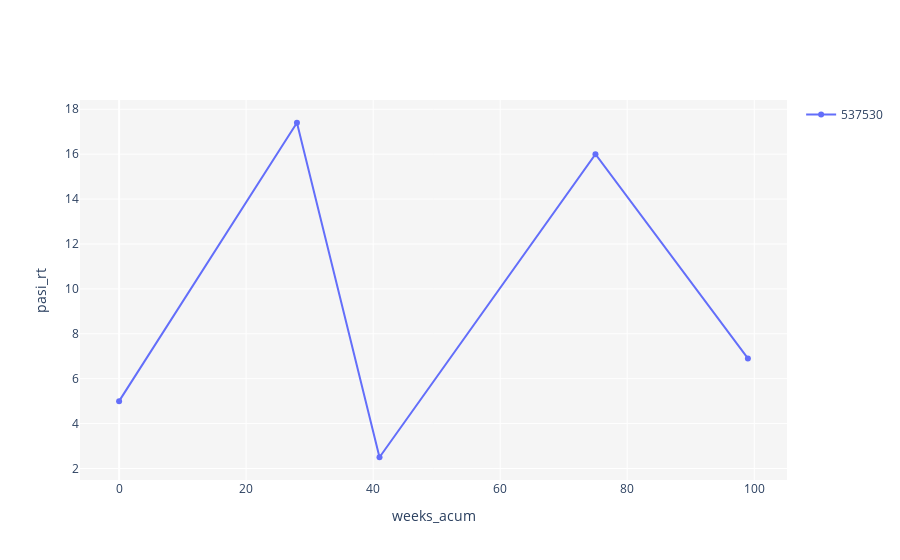

The cell this chart's notebook holds for it:
### Code cell
#Grafico PASI de un paciente
plot_indicator('pasi_rt','537530','weeks')

### Figure 1 — Plotly figure (JSON) as saved in the notebook; plotly's stock layout.template omitted (floating-point values rounded to 4 significant figures)
{"data": [{"mode": "lines+markers", "name": "537530", "type": "scatter", "x": [0, 28, 41, 75, 99], "y": [5, 17.4, 2.5, 16, 6.9]}], "layout": {"plot_bgcolor": "whitesmoke", "showlegend": true, "xaxis": {"title": {"text": "weeks_acum"}}, "yaxis": {"title": {"text": "pasi_rt"}}}}
